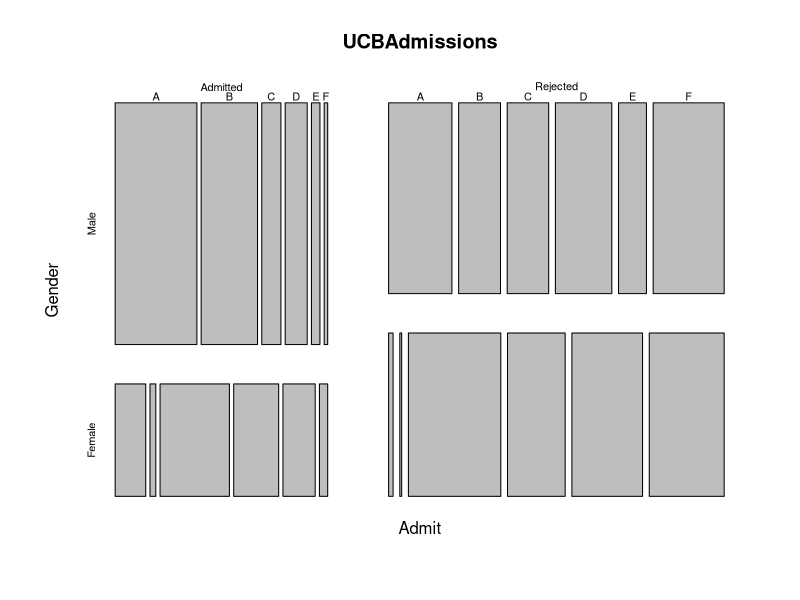

Here is the R script that generated this plot:

# entering data manually
# use x <- scan() 
UCBAdmissions
# this is an atomic vector
# a boxplot and $ won't work for atomic vectors

plot(UCBAdmissions)
margin.table(UCBAdmissions, 1) # Admit
margin.table(UCBAdmissions, 2) # gender
?margin.table
?prop.table
# prop.table has too many decimals. round up

?as.data.frame.table
admit1 <- as.data.frame.table(UCBAdmissions)
admit2 <- lapply(admit1, function(x) rep(x, admit1$Freq))
admit3 <- as.data.frame(admit2)
admit4 <- admit3[, -4] # remove the 4th column with freq

# to do that in one step
admit.rows <- as.data.frame(lapply(as.data.frame.table(UCBAdmissions), 
                                   function(x) rep(x, as.data.frame.table(UCBAdmissions)$Freq)))[, -4]
str(admit.rows)
